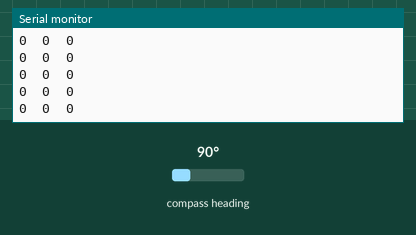
This sketch was run on a simulated Arduino Uno, built with avr-gcc and run on an emulated ATmega328P. On the bench: the last lines printed to the serial monitor. Wiring (inferred from the names in the program): HMC5883L compass at I2C address 0x1E. The inputs (shaded band) are chosen by the test bench; at power-on: compass heading 90°.

Above: at 3.7 s.
3.8 s: compass heading set to 269°
At 4.5 s:
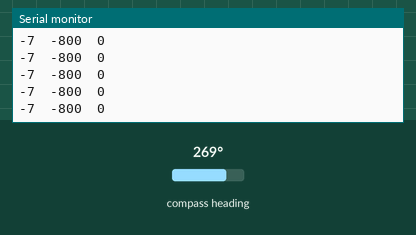
6.8 s: compass heading set to 7°
At 7.3 s:
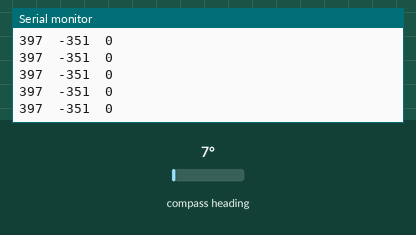
Timing chart, 0 to 9.8 s (numbered marks = the images above; inputs shaded):
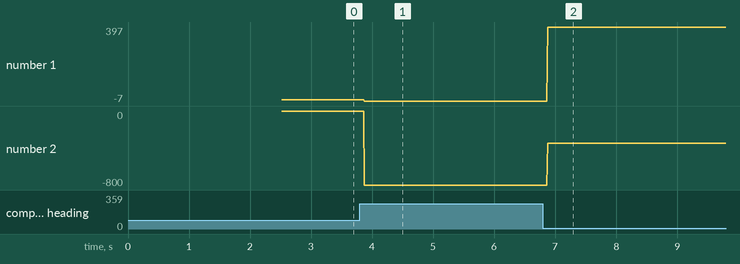

The sketch:

TestOffset.ino
```cpp
#include "Wire.h"

#define ADDRESS 0x1E

const uint8_t sampleTimes = 10;
const uint16_t sampleDelay = 250;

int16_t xStab, zStab, yStab;

void setupStabilityValue() {
  int16_t x,z,y;
  int32_t totalX = 0, totalZ = 0, totalY = 0;
  for (uint8_t i = 0; i < sampleTimes; i++)
  {
    readData(&x, &z, &y);
    totalX += x;
    totalZ += z;
    totalY += y;
    delay(sampleDelay);
  }

  xStab = totalX / sampleTimes;
  zStab = totalZ / sampleTimes;
  yStab = totalY / sampleTimes;
}

void setup() {
  Serial.begin(9600);
  // Initialize Serial and I2C communications
  Wire.begin();
  // Put the HMC5883L into correct operating mode
  Wire.beginTransmission(ADDRESS);
  Wire.write(0x02); // select mode register
  Wire.write(0x00); // continous measurement mode
  Wire.endTransmission();
  setupStabilityValue();
  Serial.println("End setup");
}

void readData(int16_t* x, int16_t* z, int16_t* y)
{
  //Tell the HMC5883L where to begin reading data
  Wire.beginTransmission(ADDRESS);
  Wire.write(0x03); //select register 3, X MSB register
  Wire.endTransmission();
  //Read data from each axis, 2 registers per axis
  Wire.requestFrom(ADDRESS, 6);
  if(6<=Wire.available())
  {
    *x = Wire.read()<<8; //X msb
    *x |= Wire.read(); //X lsb
    *z = Wire.read()<<8; //Z msb
    *z |= Wire.read(); //Z lsb
    *y = Wire.read()<<8; //Y msb
    *y |= Wire.read(); //Y lsb
  }
}

void loop() {
  int16_t x,z,y;
  while(true) {
    readData(&x,&z,&y);
    Serial.print(x - xStab);
    Serial.print("\t");
    Serial.print(y - yStab);
    Serial.print("\t");
    Serial.println(z - zStab);
  }
}
```

Measured:
- after the input at 3.8 s, the serial monitor: prints a new line after 0.07 s (image 1)
- after the input at 6.8 s, the serial monitor: prints a new line after 0.08 s (image 2)
- plotted number 1: 0 → -7 after the input at 3.8 s, -7 → 397 after the input at 6.8 s
- plotted number 2: 0 → -800 after the input at 3.8 s, -800 → -351 after the input at 6.8 s
